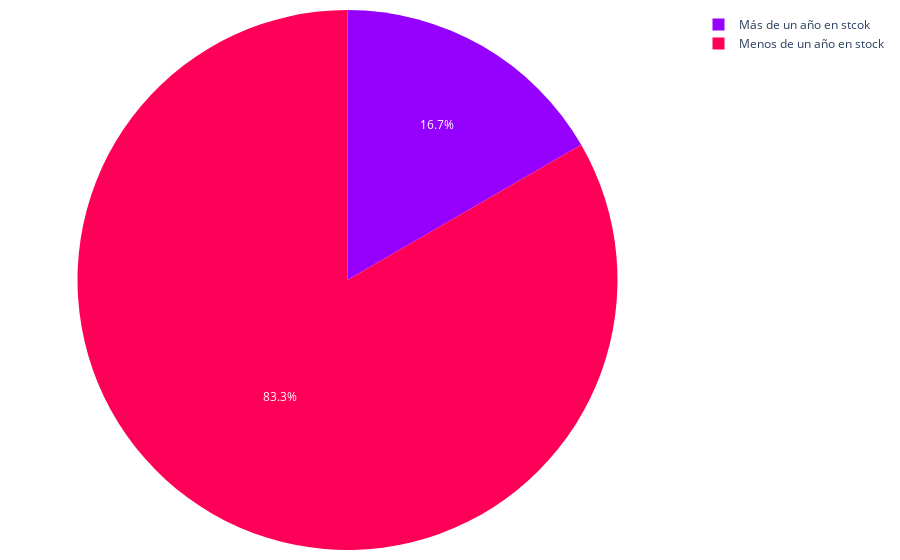

Source (notebook cell):
### Code cell
labels = df_riesgo_pachuca['stock']
values = df_riesgo_pachuca['casas']
colores = ['#9500ff', '#ff0059']
# Crear el gráfico de pastel
fig = go.Figure(data=[go.Pie(
    labels=labels, 
    values=values, 
    sort=False,    
    marker=dict(colors=colores,)
)])
fig.update_layout(margin=dict(l=10, r=10, t=10, b=10),)
# Exportar gráfica como archivo HTML
def guardar_grafico_como_html(fig, nombre_archivo, carpeta='assets\graficas'):
    # Crear la carpeta si no existe
    if not os.path.exists(carpeta):
        os.makedirs(carpeta)
    # Gráfica como archivo HTML en la carpeta especificada
    pio.write_html(fig, f'{carpeta}/{nombre_archivo}.html')
guardar_grafico_como_html(fig, 'g_pie_riesgo', carpeta='assets\graficas')
fig.show()

### Figure 1 — Plotly figure (JSON) as saved in the notebook; plotly's stock layout.template omitted (floating-point values rounded to 4 significant figures)
{"data": [{"labels": ["Más de un año en stcok", "Menos de un año en stock"], "marker": {"colors": ["#9500ff", "#ff0059"]}, "sort": false, "type": "pie", "values": [413, 2067]}], "layout": {"margin": {"b": 10, "l": 10, "r": 10, "t": 10}}}
